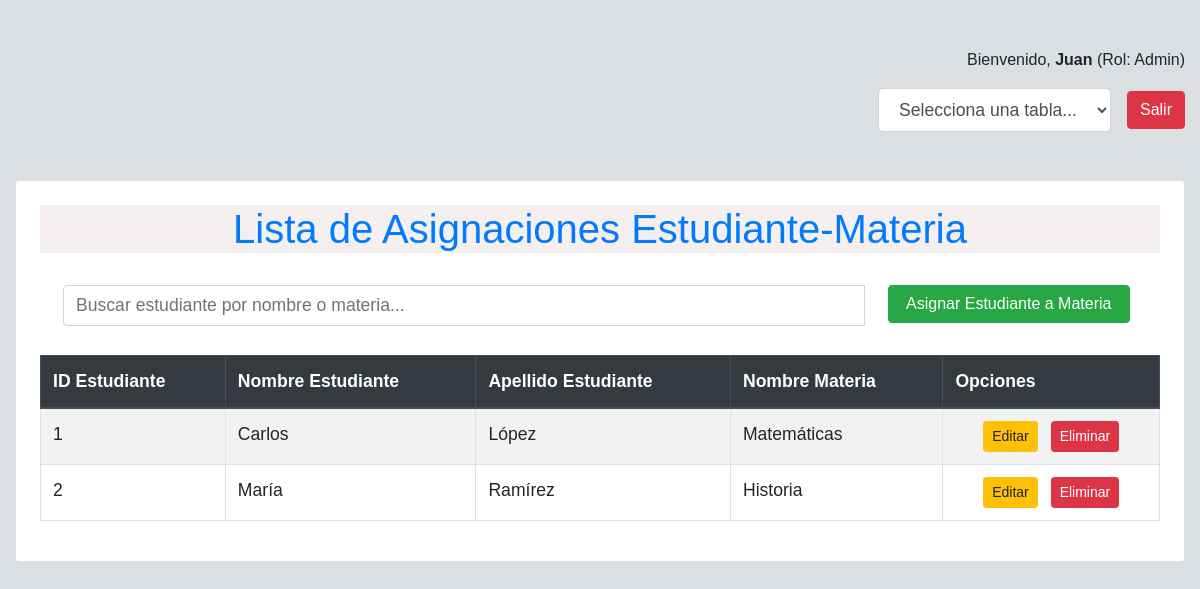
The app's page /routers/estudianteMateriaRouter.php (signed in) with its own data.
### tables this page shows
CREATE TABLE estudiante_materia (
    id_estudiante_materia INT AUTO_INCREMENT PRIMARY KEY,
    id_estudiante INT,
    id_materia_curso INT,
    FOREIGN KEY (id_estudiante) REFERENCES estudiantes(id_estudiante) ON DELETE CASCADE,
    FOREIGN KEY (id_materia_curso) REFERENCES materias_cursos(id_materia_curso) ON DELETE CASCADE
);

CREATE TABLE estudiantes (
    id_estudiante INT AUTO_INCREMENT PRIMARY KEY,
    nombre VARCHAR(100) NOT NULL,
    apellido VARCHAR(100) NOT NULL,
    correo VARCHAR(100) NOT NULL UNIQUE,
    telefono VARCHAR(15),
    carnet VARCHAR(50) NOT NULL UNIQUE,
    modalidad ENUM('Presencial', 'Virtual') NOT NULL
);

CREATE TABLE materias_cursos (
    id_materia_curso INT AUTO_INCREMENT PRIMARY KEY,
    nombre VARCHAR(100) NOT NULL,
    descripcion VARCHAR(255) NOT NULL
);

### controllers/EstudianteMateriaController.php (called while the page is built, shortened)
<?php
require_once(dirname(__FILE__) . '/../config/conf.php');
require_once(dirname(__FILE__) . '/../models/EstudianteMateriaModel.php');
class EstudianteMateriaController
{
    private $estudianteMateria;
    public function __construct()
    {
        $database = new Conexion();
        $this->db = $database->Conectar();
        $this->estudianteMateria = new EstudianteMateria($this->db);
    }
    public function index()
    {
        $asignaciones = $this->estudianteMateria->get_estudiante_materia();
        include(dirname(__FILE__) . '/../views/estudianteMateria/indexEstudianteMateria.php');
    }
}

### routers/estudianteMateriaRouter.php (called while the page is built, shortened)
<?php
require_once '../controllers/EstudianteMateriaController.php';
$action = isset($_GET['action']) ? $_GET['action'] : '';
$controller = new EstudianteMateriaController();
switch ($action) {
    default:
        $controller->index();
        break;
}

### config/conf.php (called while the page is built, shortened)
<?php
class Conexion {
    private $host = "localhost";
    private $db = "escuela_sv";
    private $user = "root";
    private $pwd = "1234";
    public function Conectar() {
        $this->conn = null;
        try {
            $this->conn = new PDO("mysql:host=" . $this->host . ";dbname=" . $this->db, $this->user, $this->pwd);
            $this->conn->setAttribute(PDO::ATTR_ERRMODE, PDO::ERRMODE_EXCEPTION);
        } catch (PDOException $exec) {
            echo "Error en la conexión: " . $exec->getMessage();
        }
        return $this->conn;
    }
}
?>

### models/EstudianteMateriaModel.php (called while the page is built, shortened)
<?php
class EstudianteMateria
{
    private $conn;
    public function __construct($db)
    {
        $this->conn = $db;
    }
    public function get_estudiante_materia()
    {
        $query = "
        SELECT em.id_estudiante_materia,
               e.nombre AS nombre_estudiante,
               e.apellido AS apellido_estudiante,
               mc.nombre AS nombre_materia
        FROM estudiante_materia em
        JOIN estudiantes e ON em.id_estudiante = e.id_estudiante
        JOIN materias_cursos mc ON em.id_materia_curso = mc.id_materia_curso
    ";
        $result = $this->conn->prepare($query);
        $result->execute();
        return $result->fetchAll(PDO::FETCH_ASSOC);
    }
}

### views/estudianteMateria/indexEstudianteMateria.php (the view, shortened to what this page needs)
<!DOCTYPE html>
<html lang="es">
<head>
    <link rel="stylesheet" href="https://stackpath.bootstrapcdn.com/bootstrap/4.5.2/css/bootstrap.min.css">
    <link rel="stylesheet" href="../views/css/estudianteMateriaResponsive.css">
</head>
<body>
<br><br>
    <div class="container-fluid">
        <div class="row">
            <div class="col-12 text-right">
                <p>Bienvenido, <strong><?= htmlspecialchars($_SESSION['usuarios']); ?></strong> (Rol: <?= htmlspecialchars($_SESSION['roles']); ?>)</p>
            </div>
        </div>
    </div>
    <div class="container-fluid">
        <div class="row justify-content-end">
            <div class="col-auto d-flex align-items-center">
                <div class="form-group mb-0 mx-3">
                    <select id="tableSelect_em" class="form-control form-control-lg" onchange="navigateToTable_em()">
                        <option value="">Selecciona una tabla...</option>
                    </select>
                </div>
                <form action="../views/auth/exit.php" method="POST" class="d-inline mb-0">
                    <button type="submit" class="btn btn-danger">Salir</button>
                </form>
            </div>
        </div>
    </div><br><br>
    <div class="container-fluid">
        <div class="card m-auto mt-5 p-4">
                <h2>Lista de Asignaciones Estudiante-Materia</h2><br>
            <div class="container-sm">
                <form action="" method="get">
                    <div class="input-group mb-3">
                        <input type="text" id="buscarEstudianteMateria" class="form-control mx-2" placeholder="Buscar estudiante por nombre o materia..." aria-label="Recipient's username" aria-describedby="button-addon2" >
                        <div class="col-12 col-md-6 col-lg-3">
                            <a href="../routers/estudianteMateriaRouter.php?action=create" class="btn btn-success btn-block w-100 mb-3">Asignar Estudiante a Materia</a>
                        </div>
                    </div>
                </form>
            </div>
            <div class="table-responsive">
                <table  class="table table-bordered table-striped">
                    <thead class="thead-dark">
                        <tr>
                            <th scope="col">ID Estudiante</th>
                            <th scope="col">Nombre Estudiante</th>
                            <th scope="col">Apellido Estudiante</th>
                            <th scope="col">Nombre Materia</th>
                            <th scope="col">Opciones</th>
                        </tr>
                    </thead>
                    <tbody id="resultadoEstudiante_materia">
                        <?php foreach ($asignaciones as $asignacion) : ?>
                            <tr>
                                <td><?= htmlspecialchars($asignacion['id_estudiante_materia']); ?></td>
                                <td><?= htmlspecialchars($asignacion['nombre_estudiante']); ?></td>
                                <td><?= htmlspecialchars($asignacion['apellido_estudiante']); ?></td>
                                <td><?= htmlspecialchars($asignacion['nombre_materia']); ?></td>
                                <td class="text-center">
                                    <a href="../routers/estudianteMateriaRouter.php?action=edit&id=<?= $asignacion['id_estudiante_materia']; ?>" class="btn btn-warning btn-sm mr-2">Editar</a>
                                    <a href="../routers/estudianteMateriaRouter.php?action=confirmDelete&id=<?= $asignacion['id_estudiante_materia'] ?>" class="btn btn-danger btn-sm">Eliminar</a>
                                </td>
                            </tr>
                        <?php endforeach; ?>
                    </tbody>
                </table>
            </div>
        </div>
    </div>
</body>
</html>

### views/css/estudianteMateriaResponsive.css (style rules this page uses)
body { font-family: Arial, sans-serif; background-color: #dcdfe2; }
h2, h4 { background-color: rgb(245, 239, 239); text-align: center; color: #007bff; }
.form-control { font-size: 1em; }
@media (min-width: 769px) { h2, h4 { font-size: 2em; } }
@media (min-width: 769px) { .card { margin: auto; } }
@media (min-width: 769px) { .form-control, .table { font-size: 1em; } }
@media (min-width: 769px) { table { width: 100%; } }
@media (min-width: 992px) { h2, h4 { font-size: 2.25em; } }
@media (min-width: 992px) { .btn { width: auto; } }
@media (min-width: 992px) { .form-control, .table { font-size: 1em; } }
@media (min-width: 1200px) { h2, h4 { font-size: 2.5em; } }
@media (min-width: 1200px) { .table { font-size: 1.1em; } }
@media (min-width: 1200px) { .form-control { font-size: 1.1em; } }

### records on screen
estudiante_materia: id_estudiante_materia "1", id_estudiante.nombre "Carlos", id_estudiante.apellido "López", id_materia_curso.nombre "Matemáticas"
estudiante_materia: id_estudiante_materia "2", id_estudiante.nombre "María", id_estudiante.apellido "Ramírez", id_materia_curso.nombre "Historia"

### other values on screen
$_SESSION['usuarios'] "Juan"
$_SESSION['roles'] "Admin"
